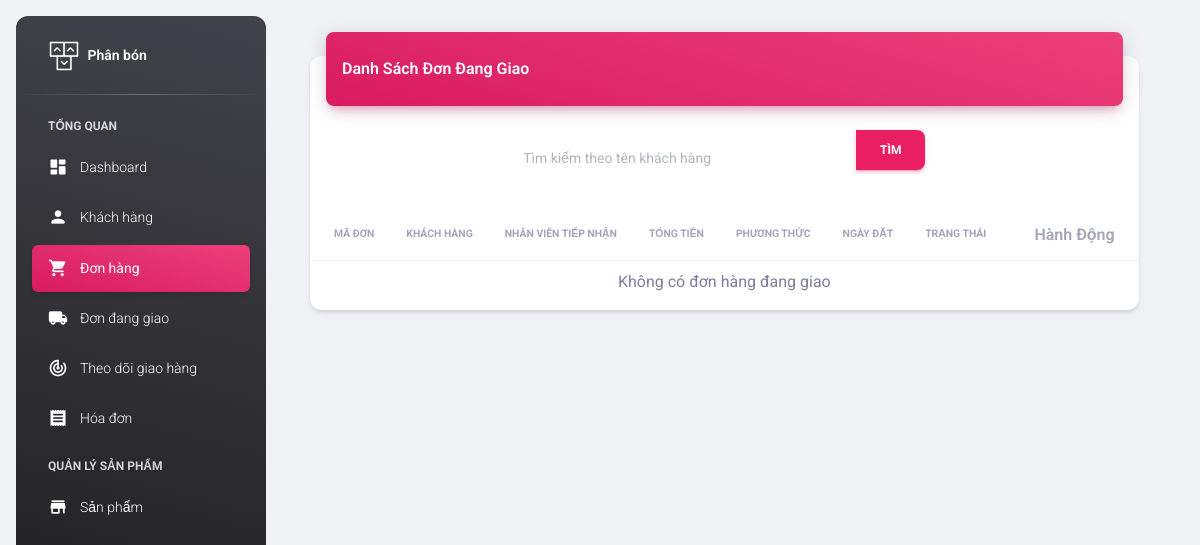
Page /admin/delivery_orders.php on the earlier database version.
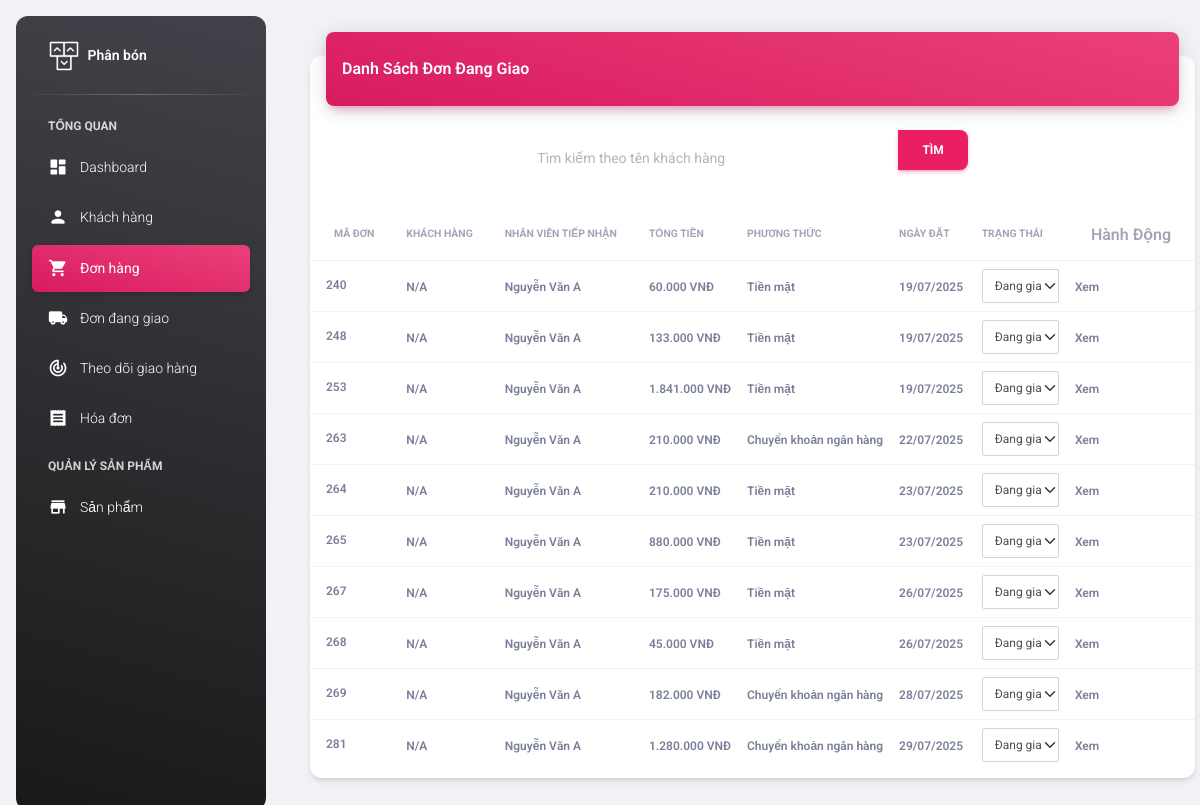
Same page on the later database version.
### tables this page shows
CREATE TABLE `hoa_don` (
  `HD_STT` int(11) NOT NULL,
  `TT_MA` int(11) NOT NULL,
  `DVC_MA` int(11) DEFAULT NULL,
  `NV_MA` int(11) NOT NULL,
  `PTTT_MA` int(11) NOT NULL,
  `KM_MA` int(11) DEFAULT NULL,
  `GH_MA` int(11) DEFAULT NULL,
  `HD_NGAYLAP` datetime NOT NULL,
  `HD_TONGTIEN` float NOT NULL,
  `HD_PHISHIP` float DEFAULT 0,
  `HD_GIAMGIA` double DEFAULT 0,
  `HD_LIDOHUY` varchar(200) DEFAULT NULL,
  `HD_DIACHI` text DEFAULT NULL,
  `HD_TENNGUOINHAN` varchar(100) DEFAULT NULL,
  `HD_SDT` varchar(20) DEFAULT NULL,
  `HD_EMAIL` varchar(150) DEFAULT NULL,
  `HD_GHICHU` text DEFAULT NULL,
  `KH_MA` int(11) DEFAULT NULL,
  `HD_MAGIAODICH` varchar(50) DEFAULT NULL COMMENT 'Mã giao dịch từ VNPay',
  `HD_TRANGTHAI` enum('Chờ xác nhận','Đã xác nhận','Đang chuẩn bị hàng','Đang giao hàng','Đã giao hàng','Đã hủy','Hoàn thành') NOT NULL DEFAULT 'Chờ xác nhận'
);

CREATE TABLE `nhan_vien` (
  `NV_MA` int(11) NOT NULL,
  `CV_MA` int(11) NOT NULL,
  `NV_TEN` varchar(100) NOT NULL,
  `NV_DIACHI` text NOT NULL,
  `NV_SDT` varchar(10) NOT NULL,
  `NV_EMAIL` varchar(150) NOT NULL,
  `NV_GIOITINH` char(1) NOT NULL,
  `NV_NGAYSINH` datetime NOT NULL,
  `NV_TENDANGNHAP` varchar(50) NOT NULL,
  `NV_MATKHAU` varchar(255) NOT NULL COMMENT 'Mật khẩu đã mã hóa',
  `NV_NGAYTUYEN` datetime DEFAULT NULL,
  `NV_AVATAR` varchar(200) NOT NULL,
  `NV_TRANGTHAI` tinyint(1) NOT NULL DEFAULT 1 COMMENT 'Trạng thái: 1-Đang làm, 0-Đã nghỉ',
  `NV_RESET_TOKEN` varchar(100) DEFAULT NULL COMMENT 'Token đặt lại mật khẩu',
  `NV_RESET_EXPIRES` datetime DEFAULT NULL COMMENT 'Thời gian hết hạn token',
  `NV_LANHDAO` tinyint(1) NOT NULL DEFAULT 0 COMMENT 'Có phải lãnh đạo: 1-Có, 0-Không',
  `NV_NGAYTAO` timestamp NOT NULL DEFAULT current_timestamp() COMMENT 'Ngày tạo tài khoản',
  `NV_NGAYCAPNHAT` timestamp NOT NULL DEFAULT current_timestamp() ON UPDATE current_timestamp() COMMENT 'Ngày cập nhật',
  `NV_QUYEN` enum('ADMIN','NHAN_VIEN') NOT NULL DEFAULT 'NHAN_VIEN'
);

CREATE TABLE `phuong_thuc_thanh_toan` (
  `PTTT_MA` int(11) NOT NULL,
  `PTTT_TEN` varchar(150) NOT NULL
);

### admin/delivery_orders.php (the view, shortened to what the changed rows need)
<!DOCTYPE html>
<html lang="en">
<?php include "head.php"; ?>
<?php include "connect.php"; ?>
<body class="g-sidenav-show  bg-gray-200">
<main class="main-content position-relative max-height-vh-100 h-100 border-radius-lg ">
    <nav class="navbar navbar-main navbar-expand-lg px-0 mx-4 shadow-none border-radius-xl" id="navbarBlur" data-scroll="true">
    <main class="main-content position-relative max-height-vh-100 h-100 border-radius-lg">
        <div class="container-fluid py-4">
            <div class="row">
                <div class="col-12">
                    <div class="card my-4">
                        <div class="card-body px-0 pb-2">
                            <div class="table-responsive p-0">
                                <table class="table align-items-center mb-0">
                                    <thead>
                                        <tr>
                                            <th class="text-uppercase text-secondary text-xxs font-weight-bolder opacity-7">Mã đơn</th>
                                            <th class="text-uppercase text-secondary text-xxs font-weight-bolder opacity-7 ps-2">Khách hàng</th>
                                            <th class="text-uppercase text-secondary text-xxs font-weight-bolder opacity-7 ps-2">Nhân viên tiếp nhận</th>
                                            <th class="text-uppercase text-secondary text-xxs font-weight-bolder opacity-7 ps-2">Tổng tiền</th>
                                            <th class="text-uppercase text-secondary text-xxs font-weight-bolder opacity-7 ps-2">Phương thức</th>
                                            <th class="text-uppercase text-secondary text-xxs font-weight-bolder opacity-7 ps-2">Ngày đặt</th>
                                            <th class="text-uppercase text-secondary text-xxs font-weight-bolder opacity-7 ps-2">Trạng thái</th>
                                            <th class="text-secondary opacity-7">Hành động</th>
                                        </tr>
                                    </thead>
                                    <tbody>
                                        <?php
                                        $sql = "SELECT hd.HD_STT, kh.KH_TEN, nv.NV_TEN, hd.HD_TONGTIEN, pttt.PTTT_TEN, hd.HD_NGAYLAP, tt.TT_TEN, hd.TT_MA
                                                FROM hoa_don hd
                                                LEFT JOIN gio_hang gh ON hd.GH_MA = gh.GH_MA
                                                LEFT JOIN khach_hang kh ON gh.KH_MA = kh.KH_MA
                                                LEFT JOIN nhan_vien nv ON hd.NV_MA = nv.NV_MA
                                                LEFT JOIN phuong_thuc_thanh_toan pttt ON hd.PTTT_MA = pttt.PTTT_MA
                                                LEFT JOIN trang_thai tt ON hd.TT_MA = tt.TT_MA
                                                WHERE hd.TT_MA = 3";
                                        $result = $conn->query($sql);
                                        if ($result === false) {
                                            echo "<tr><td colspan='8' class='text-center'>Lỗi truy vấn: " . $conn->error . "</td></tr>";
                                        } elseif ($result->num_rows > 0) {
                                            while ($row = $result->fetch_assoc()) {
                                                echo "<tr>";
                                                echo "<td><div class='d-flex px-2 py-1'><span class='text-xs font-weight-bold mb-0'>" . $row["HD_STT"] . "</span></div></td>";
                                                echo "<td><span class='text-xs font-weight-bold mb-0'>" . ($row["KH_TEN"] ?? "N/A") . "</span></td>";
                                                echo "<td><span class='text-xs font-weight-bold mb-0'>" . ($row["NV_TEN"] ?? "N/A") . "</span></td>";
                                                echo "<td><span class='text-xs font-weight-bold mb-0'>" . number_format($row["HD_TONGTIEN"] ?? 0, 0, ',', '.') . " VNĐ</span></td>";
                                                echo "<td><span class='text-xs font-weight-bold mb-0'>" . ($row["PTTT_TEN"] ?? "N/A") . "</span></td>";
                                                echo "<td><span class='text-xs font-weight-bold mb-0'>" . date('d/m/Y', strtotime($row["HD_NGAYLAP"])) . "</span></td>";
                                                echo "<td>";
                                                echo "<select class='form-select form-select-sm status-select' data-hd-stt='" . $row["HD_STT"] . "'>";
                                                echo "<option value='2' " . ($row["TT_MA"] == 2 ? "selected" : "") . ">Đang giao</option>";
                                                echo "</select>";
                                                echo "</td>";
                                                echo "<td class='align-middle'><a href='billing.php?mahd=" . $row["HD_STT"] . "' class='text-secondary font-weight-bold text-xs' data-toggle='tooltip' data-original-title='Xem chi tiết'>Xem</a></td>";
                                                echo "</tr>";
                                            }
                                        } else {
                                            echo "<tr><td colspan='8' class='text-center'>Không có đơn hàng đang giao</td></tr>";
                                        }
                                        ?>
                                    </tbody>
                                </table>
                            </div>
                        </div>
                    </div>
                </div>
            </div>
        </div>
    </main>
</body>
</html>

Differences in the rows shown:
added hoa_don: HD_STT "240", KH_TEN "N/A", NV_MA.NV_TEN "Nguyễn Văn A", HD_TONGTIEN "60.000", PTTT_MA.PTTT_TEN "Tiền mặt", HD_NGAYLAP "19/07/2025", HD_STT "Đang giao"
added hoa_don: HD_STT "248", KH_TEN "N/A", NV_MA.NV_TEN "Nguyễn Văn A", HD_TONGTIEN "133.000", PTTT_MA.PTTT_TEN "Tiền mặt", HD_NGAYLAP "19/07/2025", HD_STT "Đang giao"
added hoa_don: HD_STT "253", KH_TEN "N/A", NV_MA.NV_TEN "Nguyễn Văn A", HD_TONGTIEN "1.841.000", PTTT_MA.PTTT_TEN "Tiền mặt", HD_NGAYLAP "19/07/2025", HD_STT "Đang giao"
added hoa_don: HD_STT "263", KH_TEN "N/A", NV_MA.NV_TEN "Nguyễn Văn A", HD_TONGTIEN "210.000", PTTT_MA.PTTT_TEN "Chuyển khoản ngân hàng", HD_NGAYLAP "22/07/2025", HD_STT "Đang giao"
added hoa_don: HD_STT "264", KH_TEN "N/A", NV_MA.NV_TEN "Nguyễn Văn A", HD_TONGTIEN "210.000", PTTT_MA.PTTT_TEN "Tiền mặt", HD_NGAYLAP "23/07/2025", HD_STT "Đang giao"
added hoa_don: HD_STT "265", KH_TEN "N/A", NV_MA.NV_TEN "Nguyễn Văn A", HD_TONGTIEN "880.000", PTTT_MA.PTTT_TEN "Tiền mặt", HD_NGAYLAP "23/07/2025", HD_STT "Đang giao"
added hoa_don: HD_STT "267", KH_TEN "N/A", NV_MA.NV_TEN "Nguyễn Văn A", HD_TONGTIEN "175.000", PTTT_MA.PTTT_TEN "Tiền mặt", HD_NGAYLAP "26/07/2025", HD_STT "Đang giao"
added hoa_don: HD_STT "268", KH_TEN "N/A", NV_MA.NV_TEN "Nguyễn Văn A", HD_TONGTIEN "45.000", PTTT_MA.PTTT_TEN "Tiền mặt", HD_NGAYLAP "26/07/2025", HD_STT "Đang giao"
added hoa_don: HD_STT "269", KH_TEN "N/A", NV_MA.NV_TEN "Nguyễn Văn A", HD_TONGTIEN "182.000", PTTT_MA.PTTT_TEN "Chuyển khoản ngân hàng", HD_NGAYLAP "28/07/2025", HD_STT "Đang giao"
added hoa_don: HD_STT "281", KH_TEN "N/A", NV_MA.NV_TEN "Nguyễn Văn A", HD_TONGTIEN "1.280.000", PTTT_MA.PTTT_TEN "Chuyển khoản ngân hàng", HD_NGAYLAP "29/07/2025", HD_STT "Đang giao"
Other differences:
text no longer shown: "Không có đơn hàng đang giao"
